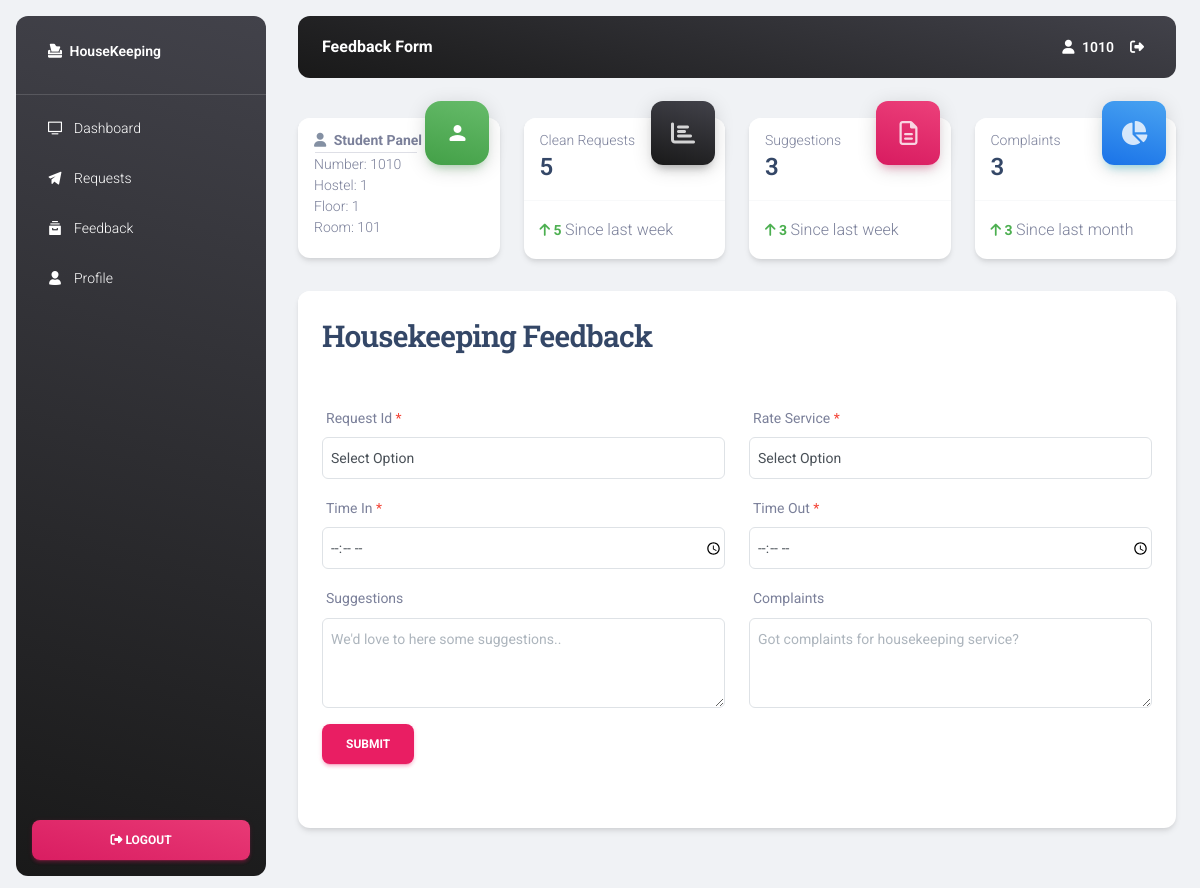
The app's page /feedback.php (signed in) with its own data.
### tables this page shows
CREATE TABLE `student` (
  `rollnumber` int(12) NOT NULL,
  `password` varchar(40) NOT NULL,
  `room` varchar(8) NOT NULL,
  `floor` tinyint(4) NOT NULL,
  `hostel` tinyint(5) NOT NULL
);

### studentfunctions.php (called while the page is built, shortened)
<?php
  function getStudent($roll, $db){
    $query_find_student = "select * from student where rollnumber='$roll'";
    $result_find_student = mysqli_query($db,$query_find_student);
    if (mysqli_num_rows($result_find_student) == 1) {
      $student = mysqli_fetch_assoc($result_find_student);
    }
    return $student;
  }
  function getRequestCount($roll, $db){
    $query_request_count = "Select count(*) from cleanrequest where rollnumber='$roll'";
    $result_request_count = mysqli_query($db, $query_request_count);
    if (mysqli_num_rows($result_request_count) == 1) {
      $countRow = mysqli_fetch_assoc($result_request_count);
    }
    return $countRow;
  }
  function getComplantCount($roll, $db){
    $query_complaint_count = "Select count(*) from complaints where rollnumber='$roll'";
    $result_complaint_count = mysqli_query($db, $query_complaint_count);
    if (mysqli_num_rows($result_complaint_count) == 1) {
      $countRow = mysqli_fetch_assoc($result_complaint_count);
    }
    return $countRow;
  }
  function getSuggestionCount($roll, $db){
    $query_suggestion_count = "Select count(*) from suggestions where rollnumber='$roll'";
    $result_suggestion_count = mysqli_query($db, $query_suggestion_count);
    if (mysqli_num_rows($result_suggestion_count) == 1) {
      $countRow = mysqli_fetch_assoc($result_suggestion_count);
    }
    return $countRow;
  }
?>

### headerstats.php (the view, shortened to what this page needs)
<?php
  require("db.php");
  require('studentfunctions.php');
  $requestCount = getRequestCount($_SESSION['rollnumber'], $db);
  $complaintCount = getComplantCount($_SESSION['rollnumber'], $db);
  $suggestionCount = getSuggestionCount($_SESSION['rollnumber'], $db);
  $student = getStudent($_SESSION['rollnumber'], $db);
  ?>
<div class="container-fluid py-4">
   <div class="row">
      <div class="col-xl-3 col-sm-6 mb-xl-0 mb-4">
         <div class="card d-md-block">
            <div class="card-header p-3 pt-2 pb-2">
               <div
                  class="icon icon-lg icon-shape top-5 end-5 d-none d-sm-block bg-gradient-success shadow-success text-center border-radius-2xl mt-n4 position-absolute">
                  <i class="material-icons opacity-10">person</i>
               </div>
               <div class="text-start pt-1">
                  <p class="text-sm mb-0 text-capitalize"><strong><i class="fa fa-user opacity-6 text-dark me-1"
                           aria-hidden="true"></i> Student panel</strong> </p>
                  <hr style="margin: 1px; width: 60%;">
                  <p class="text-sm mb-0 text-capitalize">Number: <?php echo $_SESSION['rollnumber']; ?></p>
                  <p class="text-sm mb-0 text-capitalize">Hostel: <?php echo strtoupper($student['hostel']); ?></p>
                  <p class="text-sm mb-0 text-capitalize">Floor: <?php echo strtoupper($student['floor']); ?></p>
                  <p class="text-sm mb-0 text-capitalize">Room: <?php echo strtoupper($student['room']); ?></p>
               </div>
            </div>
            <div class="card-footer p-1 mt-1">
            </div>
         </div>
      </div>
      <div class="col-xl-3 col-sm-6 mb-xl-0 mb-4">
         <div class="card">
            <div class="card-header p-3 pt-2">
               <div
                  class="icon icon-lg icon-shape top-5 end-5 bg-gradient-dark shadow-dark text-center border-radius-xl mt-n4 position-absolute">
                  <i class="fas fa-chart-bar"></i>
               </div>
               <div class="text-start pt-1">
                  <p class="text-sm mb-0 text-capitalize">Clean Requests</p>
                  <h4 class="mb-0"> <?php echo $requestCount['count(*)']; ?></h4>
               </div>
            </div>
            <hr class="dark horizontal my-0">
            <div class="card-footer p-3">
               <p class="mb-0"><span class="text-success text-sm font-weight-bolder"><i class="fa fa-arrow-up"></i>
                     <?php echo $requestCount['count(*)']; ?> </span> Since last week</p>
            </div>
         </div>
      </div>
      <div class="col-xl-3 col-sm-6 mb-xl-0 mb-4">
         <div class="card">
            <div class="card-header p-3 pt-2">
               <div
                  class="icon icon-lg icon-shape top-5 end-5 bg-gradient-primary shadow-primary text-center border-radius-xl mt-n4 position-absolute">
                  <i class="far fa-file-alt"></i>
               </div>
               <div class="text-start pt-1">
                  <p class="text-sm mb-0 text-capitalize">Suggestions</p>
                  <h4 class="mb-0"> <?php echo $complaintCount['count(*)']; ?></h4>
               </div>
            </div>
            <hr class="dark horizontal my-0">
            <div class="card-footer p-3">
               <p class="mb-0"><span class="text-success text-sm font-weight-bolder"><i class="fa fa-arrow-up"></i>
                     <?php echo $complaintCount['count(*)']; ?> </span>Since last week</p>
            </div>
         </div>
      </div>
      <div class="col-xl-3 col-sm-6">
         <div class="card">
            <div class="card-header p-3 pt-2">
               <div
                  class="icon icon-lg icon-shape top-5 end-5 bg-gradient-info shadow-info text-center border-radius-xl mt-n4 position-absolute">
                  <i class="fas fa-chart-pie"></i>
               </div>
               <div class="text-start pt-1">
                  <p class="text-sm mb-0 text-capitalize">Complaints</p>
                  <h4 class="mb-0"> <?php echo $suggestionCount['count(*)']; ?></h4>
               </div>
            </div>
            <hr class="dark horizontal my-0">
            <div class="card-footer p-3">
               <p class="mb-0"><span class="text-success text-sm font-weight-bolder"><i class="fas fa-arrow-up"></i>
                     <?php echo $suggestionCount['count(*)']; ?> </span>Since last month</p>
            </div>
         </div>
      </div>
   </div>
</div>

### assets/css/nucleo-svg.css (style rules this page uses)
.icon { display: inline-block; color: #111111; height: 1em; width: 1em; }
.icon-lg { height: 1.6em; width: 1.6em; }
.icon { fill: currentColor; stroke: none; }

### records on screen
student: hostel "1", floor "1", room "101"

### other values on screen
$_SESSION['rollnumber'] "1010"
$requestCount['count(*)'] "5"
$complaintCount['count(*)'] "3"
$suggestionCount['count(*)'] "3"
